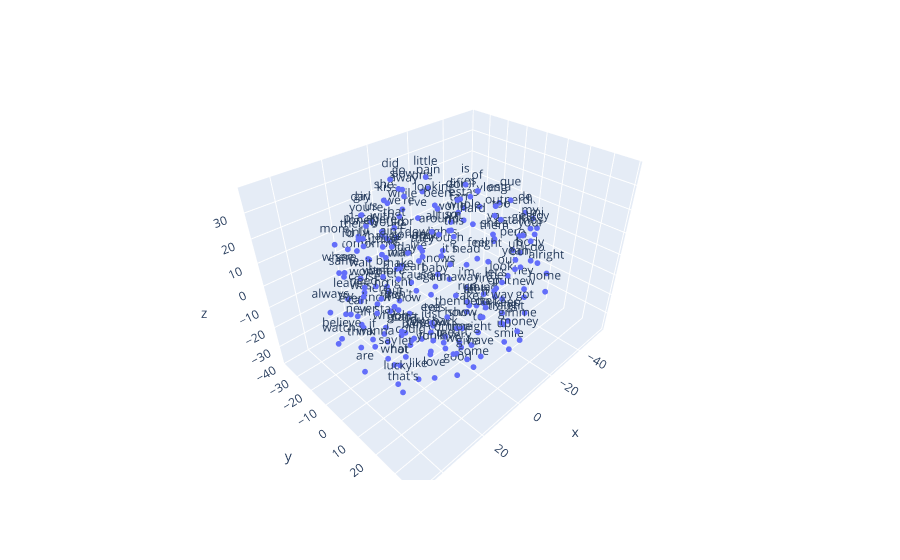

The cell this chart's notebook holds for it:
### Markdown cell above
Algunas relaciones mostradas son esperables como "my", "your" y "body" alrededor de Y 15 ,X -7. Tambien se puede destacar como palabras en español estan todas agrupadas en un conojunto separadas del resto.

### Code cell
# Graficar los embedddings en 3D

vecs, labels = reduce_dimensions(w2v_model,3)

fig = px.scatter_3d(x=vecs[:MAX_WORDS,0], y=vecs[:MAX_WORDS,1], z=vecs[:MAX_WORDS,2],text=labels[:MAX_WORDS])
fig.update_traces(marker_size = 2)
fig.show() # esto para plotly en colab

### Figure 1 — Plotly figure (JSON) as saved in the notebook; plotly's stock layout.template omitted (floating-point values rounded to 4 significant figures; data arrays with more than 128 entries replaced by an {"elided": "..."} marker saying what was removed)
{"data": [{"hovertemplate": "x=%{x}<br>y=%{y}<br>z=%{z}<br>text=%{text}<extra></extra>", "legendgroup": "", "marker": {"color": "#636efa", "size": 2, "symbol": "circle"}, "mode": "markers+text", "name": "", "scene": "scene", "showlegend": false, "text": {"elided": "200 str values"}, "type": "scatter3d", "x": {"elided": "200 float values"}, "y": {"elided": "200 float values"}, "z": {"elided": "200 float values"}}], "layout": {"legend": {"tracegroupgap": 0}, "margin": {"t": 60}, "scene": {"domain": {"x": [0, 1], "y": [0, 1]}, "xaxis": {"title": {"text": "x"}}, "yaxis": {"title": {"text": "y"}}, "zaxis": {"title": {"text": "z"}}}}}
